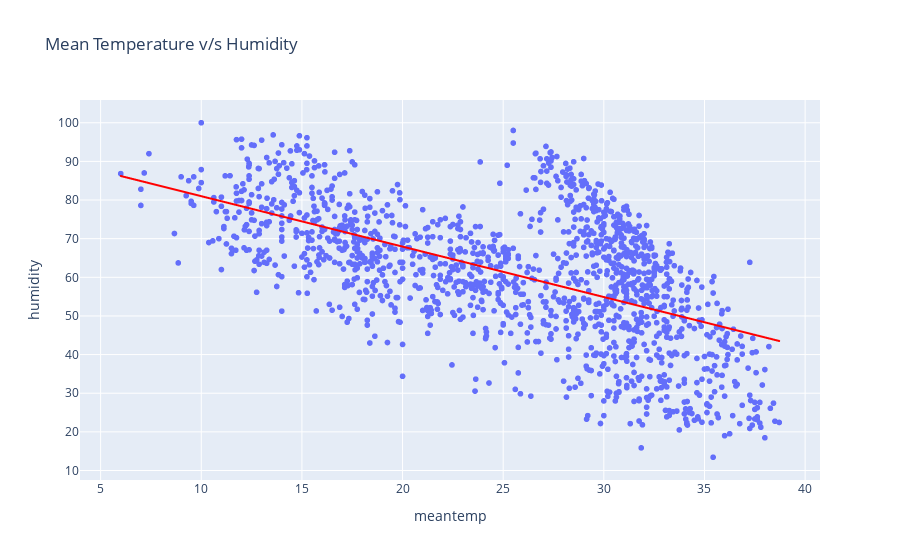

Notebook cell for this chart:
### Code cell
# make a scatter plot b/w meantemp and humidity
fig = px.scatter(df, x="meantemp", y="humidity", title="Mean Temperature v/s Humidity",
                 trendline="ols", trendline_color_override="red")
fig.show()

### Figure 1 — Plotly figure (JSON) as saved in the notebook; plotly's stock layout.template omitted (floating-point values rounded to 4 significant figures; data arrays with more than 128 entries replaced by an {"elided": "..."} marker saying what was removed)
{"data": [{"hovertemplate": "meantemp=%{x}<br>humidity=%{y}<extra></extra>", "legendgroup": "", "marker": {"color": "#636efa", "symbol": "circle"}, "mode": "markers", "name": "", "showlegend": false, "type": "scattergl", "x": {"elided": "1462 float values"}, "xaxis": "x", "y": {"elided": "1462 float values"}, "yaxis": "y"}, {"hovertemplate": "<b>OLS trendline</b><br>humidity = -1.30529 * meantemp + 94.0508<br>R<sup>2</sup>=0.327128<br><br>meantemp=%{x}<br>humidity=%{y} <b>(trend)</b><extra></extra>", "legendgroup": "", "line": {"color": "red"}, "marker": {"color": "#636efa", "symbol": "circle"}, "mode": "lines", "name": "", "showlegend": false, "type": "scattergl", "x": {"elided": "1462 float values"}, "xaxis": "x", "y": {"elided": "1462 float values"}, "yaxis": "y"}], "layout": {"legend": {"tracegroupgap": 0}, "title": {"text": "Mean Temperature v/s Humidity"}, "xaxis": {"anchor": "y", "domain": [0, 1], "title": {"text": "meantemp"}}, "yaxis": {"anchor": "x", "domain": [0, 1], "title": {"text": "humidity"}}}}
